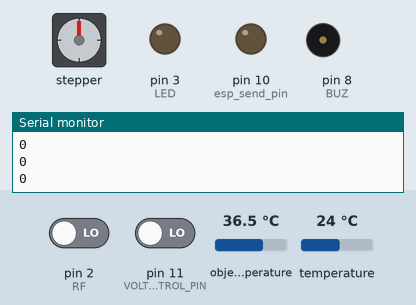
Simulated run of this sketch. Board: Arduino Uno, built with avr-gcc and run on an emulated ATmega328P. Parts: stepper motor, output pins drawn as LEDs (lit = HIGH), buzzer (waves = sounding, pin HIGH), the last lines printed to the serial monitor. Wiring (inferred from the names in the program): stepper motor (2048 steps per turn assumed): coils pin 4, pin 5, pin 6, pin 7. Dashed ring = blinking. The inputs (shaded band) are chosen by the test bench; at power-on: pin 11 (VOLTAGE_CONTROL_PIN) LOW, object temperature 36.5 °C, temperature 24 °C, pin 2 (RF) LOW. Pins used as bus, display or sensor lines are not drawn.

Above: at 1.2 s.
1.3 s: pin 11 (VOLTAGE_CONTROL_PIN) driven HIGH
At 1.47 s:
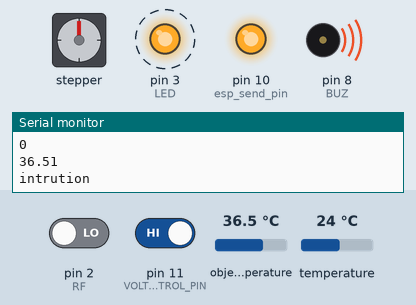
4.3 s: object temperature set to 26.5 °C
7.3 s: object temperature set to 25.6 °C
At 7.48 s:
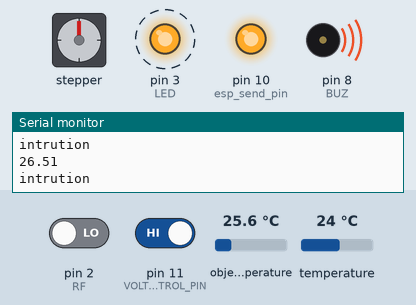
10.3 s: temperature set to 22.7 °C
At 10.45 s:
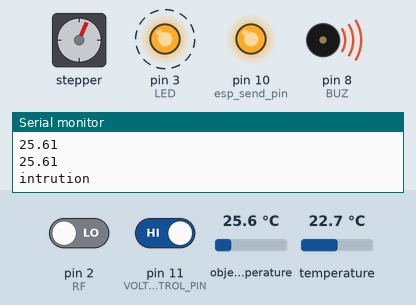
13.3 s: temperature set to 28 °C
At 13.65 s:
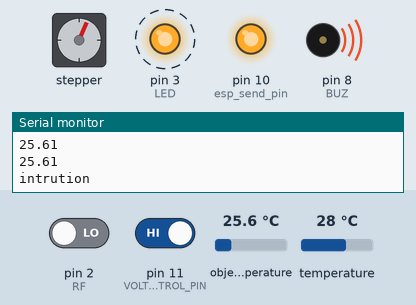
16.3 s: object temperature set to 29.8 °C
19.3 s: object temperature set to 30.4 °C
At 19.46 s:
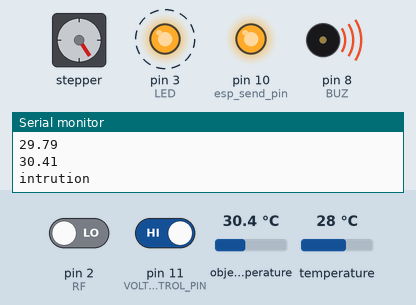
Timing chart, 0 to 23.3 s (numbered marks = the images above; inputs shaded):
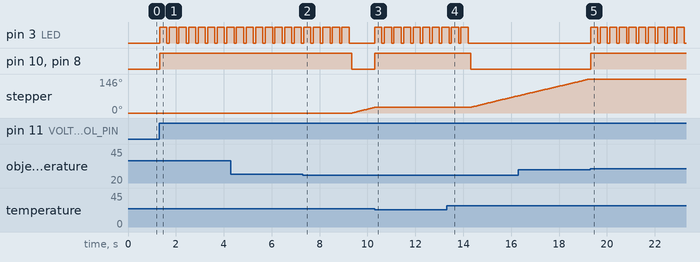

The sketch:

Arduino_Transceiver.ino
```cpp
//Updated receiver code

#include <Adafruit_MLX90614.h>

#define RF 2
#define BUZ 8
#define LED 3

#define INT1 7
#define INT2 6
#define INT3 5
#define INT4 4

#define VOLTAGE_CONTROL_PIN 11
#define esp_send_pin 10

int state;


float Ambient = 0;
float Object = 0;
float threshold = 2;
int  StepNum= 0;
int StepDelay = 5;

Adafruit_MLX90614 mlx = Adafruit_MLX90614();

void setup()
{
  Serial.begin(9600);
  while(!Serial);
  Serial.println("System check");

  if(!mlx.begin())
  {
    Serial.println("Connection error...!");
    while(1);
  };

  pinMode(RF, INPUT);
  pinMode(BUZ, OUTPUT);
  pinMode(LED, OUTPUT);
  pinMode(INT1, OUTPUT);
  pinMode(INT2, OUTPUT);
  pinMode(INT3, OUTPUT);
  pinMode(INT4, OUTPUT);
  pinMode(VOLTAGE_CONTROL_PIN,INPUT);
  pinMode(esp_send_pin,OUTPUT);

  digitalWrite(esp_send_pin,LOW);
  digitalWrite(LED,LOW);
  digitalWrite(BUZ,LOW);
}

void loop()
{
  state=digitalRead(VOLTAGE_CONTROL_PIN);
  Serial.println(state);

 if(state==HIGH)
  {
    int RF_value = digitalRead(RF);
    Serial.println(RF_value);
    if(RF_value== 0)
    {
      rotateStepper180();
      delay(2000);
      rotateStepper180();
    }
  }

}

int MLXTemperature()
{
  Ambient = mlx.readAmbientTempC();
  Object = mlx.readObjectTempC();
    Serial.println(Object);


  if(Object-Ambient> threshold)
  {

    Serial.println("intrution");
    digitalWrite(esp_send_pin,HIGH);
    Serial.println();
    digitalWrite(BUZ,HIGH);
    for(int i=0;i<10;i++)
    {
      digitalWrite(LED, HIGH);
      delay(300);
      digitalWrite(LED, LOW);
      delay(100);
    }
    digitalWrite(BUZ, LOW);
    digitalWrite(esp_send_pin,LOW);
  }
}

void rotateStepper180()
{

  for(int i=0;i<1024;i++)
  {
    OneStep(false);
    delay(StepDelay);
    MLXTemperature();
  }

    for(int i=0;i<1024;i++)
  {
    OneStep(true);
    delay(StepDelay);
    MLXTemperature();
  }
}

void rotateStepper360()
{

  for(int i=0;i<2048;i++)
  {
    OneStep(false);
    delay(StepDelay);
    MLXTemperature();
  }

    for(int i=0;i<2048;i++)
  {
    OneStep(true);
    delay(StepDelay);
    MLXTemperature();
  }
}

void OneStep(bool dir)
{
  if(dir)
  {
    switch(StepNum)
    {
      case 0:
        digitalWrite(INT1, HIGH);
        digitalWrite(INT2, LOW);
        digitalWrite(INT3, LOW);
        digitalWrite(INT4, LOW);
      break;

      case 1:
        digitalWrite(INT1, LOW);
        digitalWrite(INT2, HIGH);
        digitalWrite(INT3, LOW);
        digitalWrite(INT4, LOW);
      break;

      case 2:
        digitalWrite(INT1, LOW);
        digitalWrite(INT2, LOW);
        digitalWrite(INT3, HIGH);
        digitalWrite(INT4, LOW);
      break;

      case 3:
        digitalWrite(INT1, LOW);
        digitalWrite(INT2, LOW);
        digitalWrite(INT3, LOW);
        digitalWrite(INT4, HIGH);
      break;
    }
  }

  else
  {
    switch(StepNum)
    {
      case 0:
        digitalWrite(INT1, LOW);
        digitalWrite(INT2, LOW);
        digitalWrite(INT3, LOW);
        digitalWrite(INT4, HIGH);
      break;

      case 1:
        digitalWrite(INT1, LOW);
        digitalWrite(INT2, LOW);
        digitalWrite(INT3, HIGH);
        digitalWrite(INT4, LOW);
      break;

      case 2:
        digitalWrite(INT1, LOW);
        digitalWrite(INT2, HIGH);
        digitalWrite(INT3, LOW);
        digitalWrite(INT4, LOW);
      break;

      case 3:
        digitalWrite(INT1, HIGH);
        digitalWrite(INT2, LOW);
        digitalWrite(INT3, LOW);
        digitalWrite(INT4, LOW);
    }
  }
  StepNum++;

  if(StepNum > 3)
  {
    StepNum = 0;
  }
}
```

Measured:
- the behaviour switches between 23.6 and 23.5 °C on temperature (found by bisection; images 2 and 3)
- the behaviour switches between 30 and 30.1 °C on object temperature (found by bisection; images 4 and 5)
- after the input at 1.3 s, pin 3 (LED): alternates HIGH for 0.30 s and LOW for 0.10 s, starting at once; pin 10 (esp_send_pin), pin 8 (BUZ): LOW → HIGH at once
- after the input at 7.3 s, pin 3 (LED): goes on until 9.2 s, then stays LOW; pin 10 (esp_send_pin), pin 8 (BUZ): HIGH → LOW after 2.0 s; stepper: keeps turning clockwise at about 26°/s, starting after 2.1 s
- after the input at 10.3 s, pin 3 (LED): alternates HIGH for 0.30 s and LOW for 0.10 s, starting at once; pin 10 (esp_send_pin), pin 8 (BUZ): LOW → HIGH at once; stepper: stops changing and stays 24°
- after the input at 13.3 s, pin 3 (LED): goes on until 14.2 s, then stays LOW; pin 10 (esp_send_pin), pin 8 (BUZ): HIGH → LOW after 1.0 s; stepper: keeps turning clockwise at about 25°/s, starting after 1.0 s
- after the input at 19.3 s, pin 3 (LED): alternates HIGH for 0.30 s and LOW for 0.10 s, starting at once; pin 10 (esp_send_pin), pin 8 (BUZ): LOW → HIGH at once; stepper: stays 146° (without the input it goes to 147° after 0.01 s)
